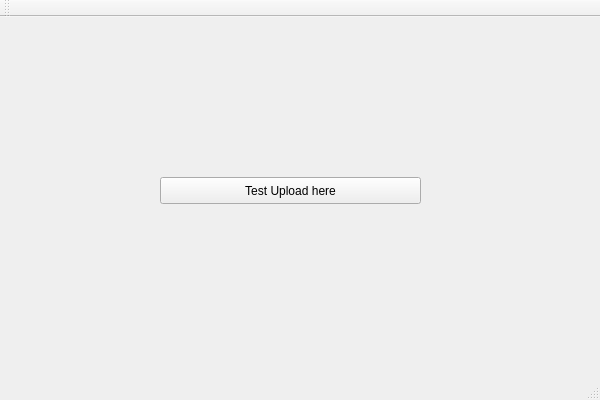
<?xml version="1.0" encoding="UTF-8"?>
<ui version="4.0">
 <class>MainWindow</class>
 <widget class="QMainWindow" name="MainWindow">
  <property name="geometry">
   <rect>
    <x>0</x>
    <y>0</y>
    <width>600</width>
    <height>400</height>
   </rect>
  </property>
  <property name="windowTitle">
   <string>MainWindow</string>
  </property>
  <widget class="QWidget" name="centralWidget">
   <widget class="QPushButton" name="pushButton">
    <property name="geometry">
     <rect>
      <x>160</x>
      <y>160</y>
      <width>261</width>
      <height>27</height>
     </rect>
    </property>
    <property name="text">
     <string>Test Upload here</string>
    </property>
   </widget>
  </widget>
  <widget class="QMenuBar" name="menuBar">
   <property name="geometry">
    <rect>
     <x>0</x>
     <y>0</y>
     <width>600</width>
     <height>27</height>
    </rect>
   </property>
  </widget>
  <widget class="QToolBar" name="mainToolBar">
   <attribute name="toolBarArea">
    <enum>TopToolBarArea</enum>
   </attribute>
   <attribute name="toolBarBreak">
    <bool>false</bool>
   </attribute>
  </widget>
  <widget class="QStatusBar" name="statusBar"/>
 </widget>
 <layoutdefault spacing="6" margin="11"/>
 <resources/>
 <connections/>
</ui>
